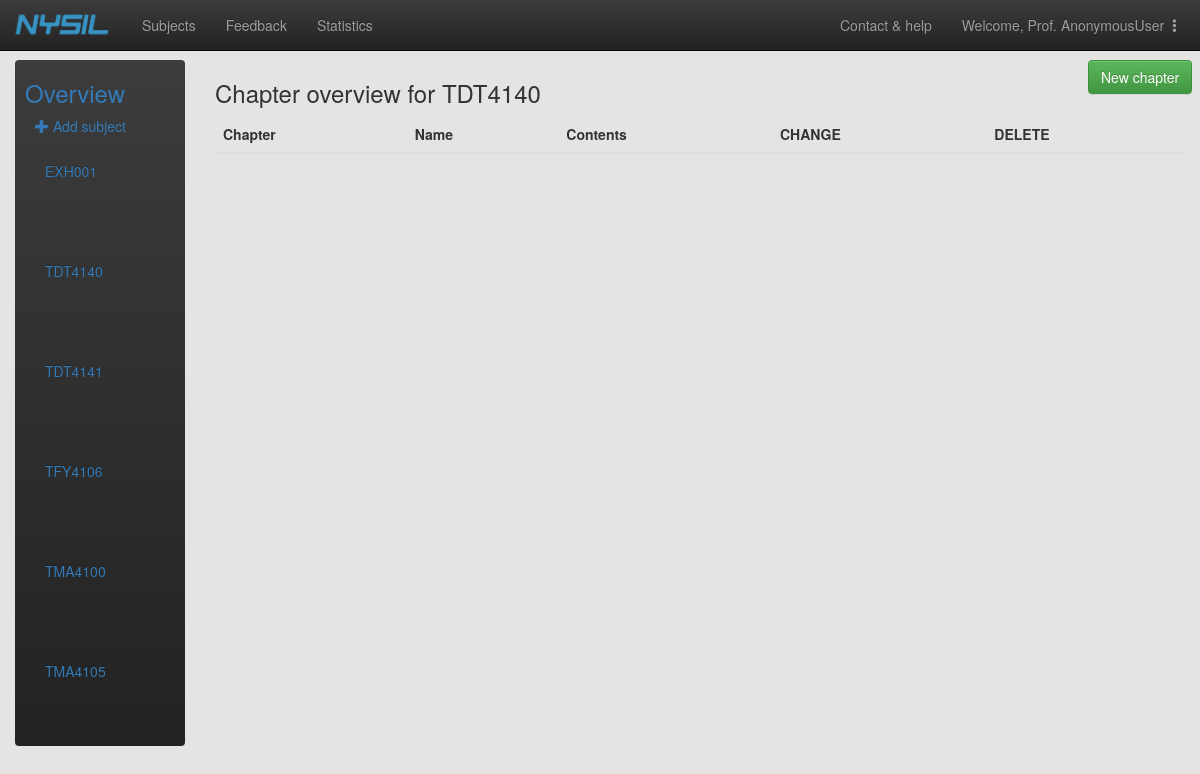
The page /adminpage/subjects/TDT4140/ on the database its author committed.
### main/models.py (models this page shows)
class Subject(models.Model):
    subject_code = models.CharField(max_length=20, primary_key=True) # primary key
    subject_name = models.CharField(max_length=30)
    professor_firstname = models.CharField(max_length=30)
    professor_lastname = models.CharField(max_length=30)
    professor_email = models.EmailField()
    class Meta:
        ordering = ['subject_code']
    def __str__(self):
        return self.subject_code
    def get_full_name(self):
        return self.professor_firstname + " " + self.professor_lastname
    get_full_name.short_description = 'Professor' # headline of professor-column in the admin-table

### adminpage/views.py (the view)
# urls.py: url(r'^subjects/(?P<subject_pk>[A-Za-z0-9]+)/$', views.chapter_overview, name='chapter_overview'),
def chapter_overview(req,subject_pk):
    subjects = Subject.objects.all()
    subject = Subject.objects.get(pk=subject_pk)
    context = {'subject':subject,'subjects':subjects}
    return render(req,'adminpage/chapter_overview.html',context)

### adminpage/templates/adminpage/chapter_overview.html (shortened to what this page needs)
{% extends 'adminpage/subject_overview.html' %}
{% block extension %}
<div class="col-md-10">
    <div style ="width:90%">
        <div style="float: left; width: 50%">
            <h3> Chapter overview for {{ subject }} </h3>
        </div>
        <div style="float: right; width: 0%">
            {% block chapter %}
                <div id="add_chapter">
                    <a class="btn btn-large btn-success" href="{% url 'adminpage:new_chapter' subject_pk=subject.pk %}">New chapter</a>
                </div>
            {% endblock %}
        </div>
    </div>
    <table class="table table-striped">
        <thead>
            <tr>
                <th>Chapter</th>
                <th>Name</th>
                <th>Contents</th>
                <th>CHANGE</th>
                <th>DELETE</th>
            </tr>
        </thead>
    </table>
</div>
{% endblock%}

### adminpage/templates/adminpage/subject_overview.html (shortened to what this page needs)
{% extends 'adminpage/admin_header.html' %}
{% load static %}
{% block content %}
    <div class="container-fluid">
      <div class="row">
        <div class="col-sm-3 col-md-2 sidebar">
          <ul class="nav nav-sidebar navbar-inverse">
              <li ><p id="id_fagoversikt"><h3 id="id_fagoversikt_text" style="color:#337AB7;margin-left:10px">Overview</h3><span class="sr-only">(current)</span></p></li>
              <p class="center-large" style="margin-left:20px"><a href="{% url 'adminpage:new_subject' %}"><span class="glyphicon glyphicon-plus"></span>  Add subject</a></p>
              {% block subjects %}
                {% for subject in subjects %}
                <div class="collapse navbar-collapse" id="id_subject_overview_menu">
                    <ul class="nav navbar-nav navbar-left" style="width:120px">
                      <li style="float:left">
                          <a href="{% url 'adminpage:chapter_overview' subject_pk=subject.pk %}" style="color:#337AB7;width:150px">
                              {{ subject }}
                          </a>
                      </li>
                    </ul>
                    <ul class="nav navbar-nav navbar-right" id="id_nav_drop" style="width:-10px">
                        <li class="dropdown">
                        </li>
                    </ul>
                 </div>
                {% endfor %}
              {% endblock %}
          </ul>
        </div>
    {% block extension %}{% endblock %}
</div>
</div>
{% endblock%}

### rows shown on the page
Subject: subject_code "EXH001"
Subject: subject_code "TDT4140"
Subject: subject_code "TDT4141"
Subject: subject_code "TFY4106"
Subject: subject_code "TMA4100"
Subject: subject_code "TMA4105"

### other values the page prints
{{ user }} "AnonymousUser"
